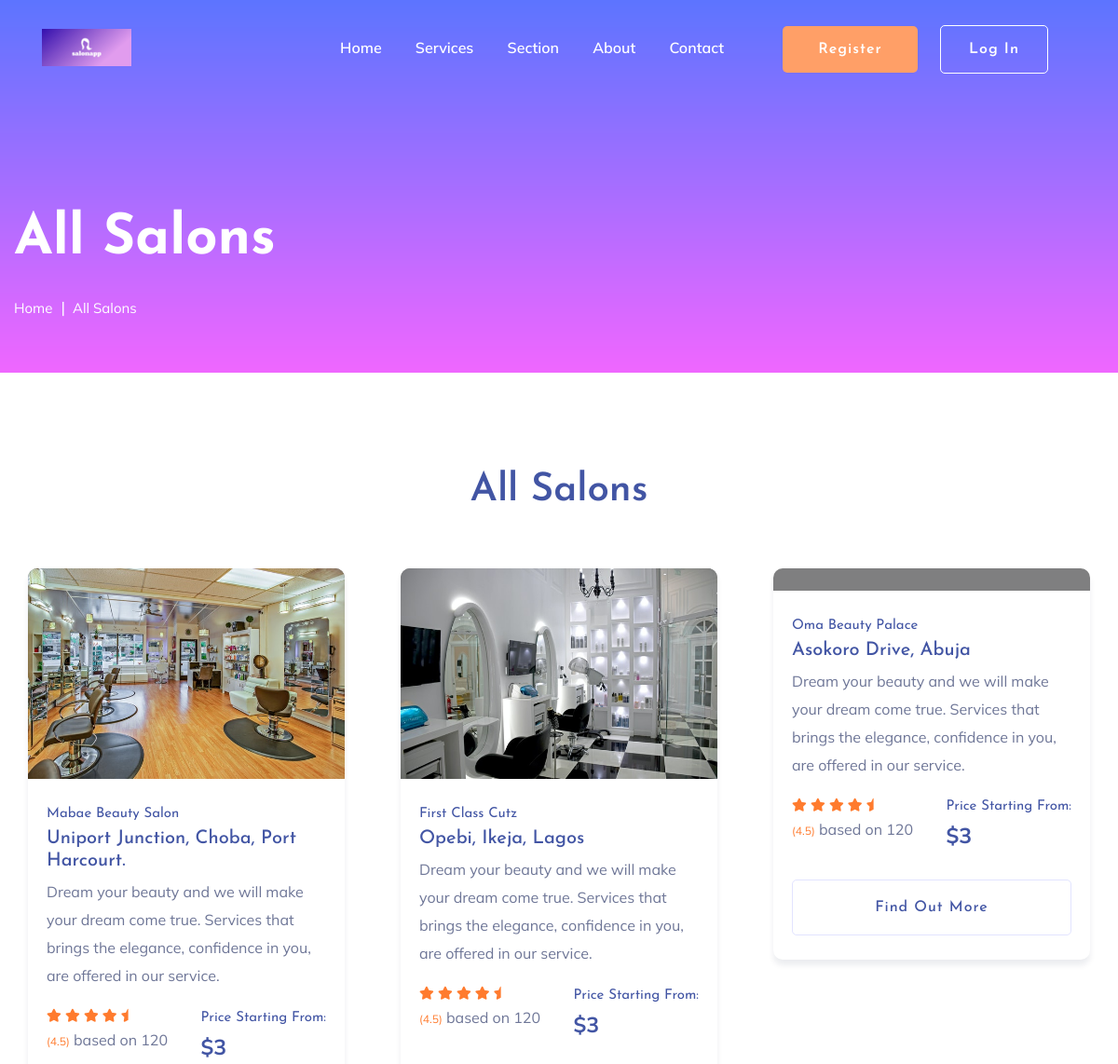
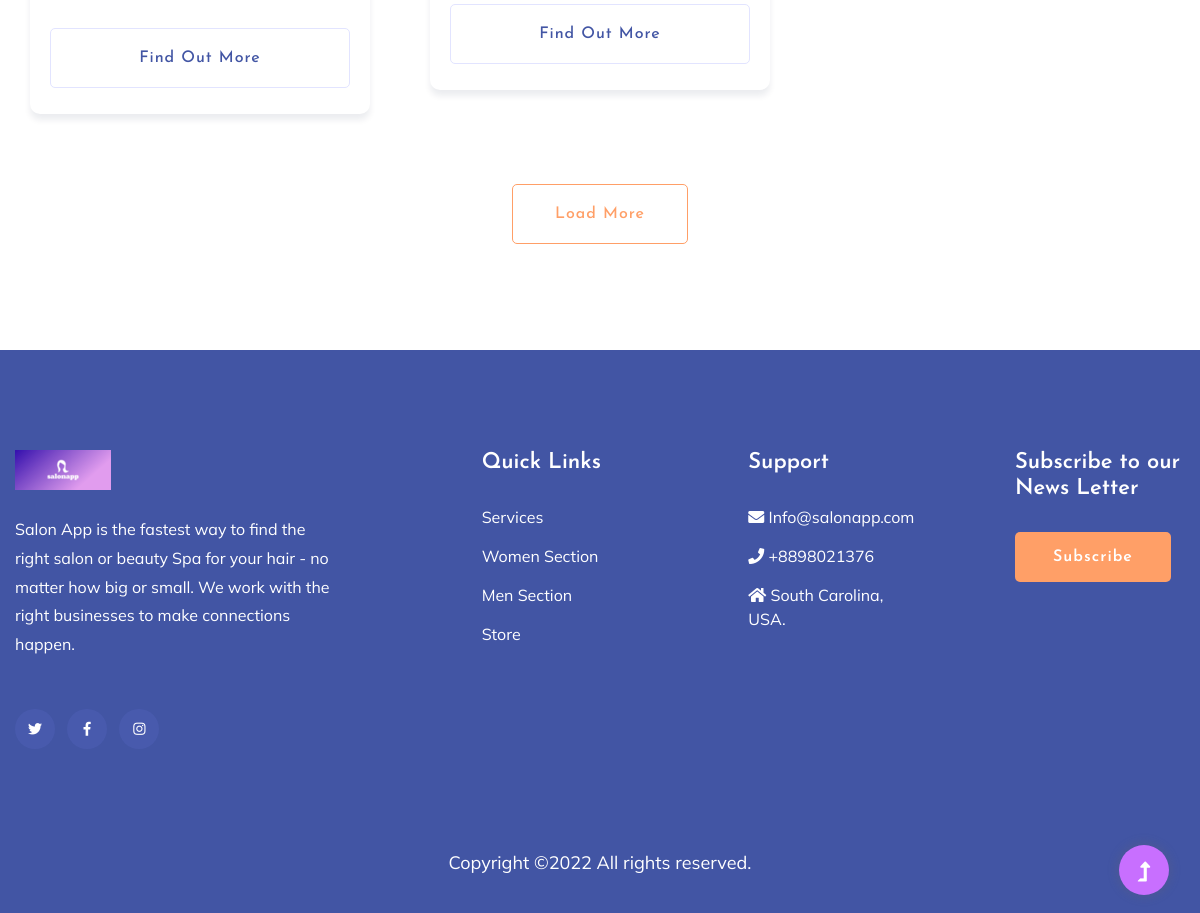
Screenshot of /salonapp/professionals.php with the database file from the repository (2 pictures, top to bottom).
### tables this page shows
CREATE TABLE `service_provider` (
  `salon_id` int(11) NOT NULL,
  `salon_name` varchar(100) NOT NULL,
  `salon_email` varchar(100) NOT NULL,
  `salon_pwd` varchar(150) NOT NULL,
  `salon_code` varchar(150) NOT NULL,
  `salon_tel` varchar(123) DEFAULT NULL,
  `salon_adrs` text DEFAULT NULL,
  `salon_cat` enum('men','women','','') DEFAULT NULL,
  `salon_stat` enum('pending','verified','','') NOT NULL DEFAULT 'pending',
  `salon_img` text DEFAULT NULL,
  `created-at` datetime NOT NULL DEFAULT current_timestamp(),
  `updated_at` timestamp NOT NULL DEFAULT current_timestamp()
);

### salonapp/models/controller.php (called while the page is built, shortened)
<?php
	class SalonAppDb
	{
		private $dbconn;
		function __construct()
		{
			$this->dbconn = new MySqli("localhost", "root", "", "salonappdb");
		}
		public function allProvider(){
			$sql = "SELECT * FROM service_provider";
			$output = $this->dbconn->query($sql);
			$row = array();
			if ($this->dbconn->affected_rows > 0) {
				while ($rows = $output->fetch_assoc()) {
					$row[] = $rows;
				}
				return $row;
			}else {
				return $row;
			}
		}
	}
?>

### salonapp/professionals.php (the view, shortened to what this page needs)
<?php
    include_once 'models/controller.php';
?>
<!doctype html>
<html class="no-js" lang="zxx">
<head>
    <link rel="stylesheet" href="assets/css/bootstrap.min.css">
    <link rel="stylesheet" href="assets/css/owl.carousel.min.css">
    <link rel="stylesheet" href="assets/css/slicknav.css">
    <link rel="stylesheet" href="assets/css/flaticon.css">
    <link rel="stylesheet" href="assets/css/progressbar_barfiller.css">
    <link rel="stylesheet" href="assets/css/gijgo.css">
    <link rel="stylesheet" href="assets/css/animate.min.css">
    <link rel="stylesheet" href="assets/css/animated-headline.css">
    <link rel="stylesheet" href="assets/css/magnific-popup.css">
    <link rel="stylesheet" href="assets/css/fontawesome-all.min.css">
    <link rel="stylesheet" href="assets/css/themify-icons.css">
    <link rel="stylesheet" href="assets/css/slick.css">
    <link rel="stylesheet" href="assets/css/nice-select.css">
    <link rel="stylesheet" href="assets/css/style.css">
</head>
<body>
        <?php
            if (!empty($_SESSION['client_em']) && !empty($_SESSION['client_code'])) {
                include('loginheader.php');
            }else{
                include('header.php');
            }
        ?>
    <main>
        <section class="slider-area slider-area2">
            <div class="slider-active">
                <div class="single-slider slider-height2">
                    <div class="container">
                        <div class="row">
                            <div class="col-xl-8 col-lg-11 col-md-12">
                                <div class="hero__caption hero__caption2">
                                    <h1 data-animation="bounceIn" data-delay="0.2s">All Salons</h1>
                                    <nav aria-label="breadcrumb">
                                        <ol class="breadcrumb">
                                            <li class="breadcrumb-item"><a href="index.php">Home</a></li>
                                            <li class="breadcrumb-item"><a href="#">All Salons</a></li>
                                        </ol>
                                    </nav>
                                </div>
                            </div>
                        </div>
                    </div>
                </div>
            </div>
        </section>
        <div class="courses-area section-padding40 fix">
            <div class="container">
                <div class="row justify-content-center">
                    <div class="col-xl-7 col-lg-8">
                        <div class="section-tittle text-center mb-55">
                            <h2>All Salons</h2>
                        </div>
                    </div>
                </div>
                <div class="row">
                    <?php
                        $getPage = new SalonAppDb;
                        $objGet = $getPage->allProvider();
                        foreach ($objGet as $key => $value) {
                    ?>
                    <div class="col-lg-4">
                        <div class="properties properties2 mb-30">
                            <div class="properties__card">
                                <div class="properties__img overlay1">
                                    <a href="#">
                                    <?php
                                        if(empty($value['salon_img'])){
                                    ?>
                                    <img src="assets/img/gallery/1587119952404_images (1).jpg" alt="">
                                    <?php
                                        }else{
                                    ?>
                                    <img src="dashboard/uploaded_images/<?php echo $value['salon_img']?>" alt="">
                                    <?php
                                    }
                                    ?>
                                    </a>
                                </div>
                                <div class="properties__caption">
                                    <h4><?php echo $value['salon_name']?></h4>
                                    <h3><?php echo $value['salon_adrs']?></h3>
                                    <p>Dream your beauty and we will make your dream come true. Services that brings the elegance, confidence in you, are offered in our service.
                                    </p>
                                    <div class="properties__footer d-flex justify-content-between align-items-center">
                                        <div class="restaurant-name">
                                            <div class="rating">
                                                <i class="fas fa-star"></i>
                                                <i class="fas fa-star"></i>
                                                <i class="fas fa-star"></i>
                                                <i class="fas fa-star"></i>
                                                <i class="fas fa-star-half"></i>
                                            </div>
                                            <p><span>(4.5)</span> based on 120</p>
                                        </div>
                                        <div class="price">
                                            <h4>Price Starting From:</h4>
                                            <span>$3</span>
                                        </div>
                                    </div>
                                    <a href="salon.php?page=<?php echo $value['salon_id'];?>" class="border-btn border-btn2">Find out more</a>
                                </div>
                            </div>
                        </div>
                    </div>
                    <?php
                        }
                    ?>
                </div>
                <div class="row justify-content-center">
                    <div class="col-xl-7 col-lg-8">
                        <div class="section-tittle text-center mt-40">
                            <a href="#" class="border-btn">Load More</a>
                        </div>
                    </div>
                </div>
            </div>
        </div>
    </main>
    <footer>
        <div class="footer-wrappper footer-bg">
           <div class="footer-area footer-padding">
               <div class="container">
                   <div class="row justify-content-between">
                       <div class="col-xl-4 col-lg-5 col-md-4 col-sm-6">
                           <div class="single-footer-caption mb-50">
                               <div class="single-footer-caption mb-30">
                                   <div class="footer-logo mb-25">
                                       <a href="index.php"><img src="assets/img/logo/index1.png" alt=""></a>
                                   </div>
                                   <div class="footer-tittle">
                                       <div class="footer-pera">
                                           <p>Salon App is the fastest way to find the right salon or beauty Spa for your hair - no matter how big or small. We work with the right businesses to make connections happen.</p>
                                       </div>
                                   </div>
                                   <div class="footer-social">
                                       <a href="#"><i class="fab fa-twitter"></i></a>
                                       <a href="https://bit.ly/sai4ull"><i class="fab fa-facebook-f"></i></a>
                                       <a href="#"><i class="fab fa-instagram"></i></a>
                                   </div>
                               </div>
                           </div>
                       </div>
                       <div class="col-xl-2 col-lg-3 col-md-4 col-sm-5">
                           <div class="single-footer-caption mb-50">
                               <div class="footer-tittle">
                                   <h4>Quick Links</h4>
                                   <ul>
                                        <li><a href="#">Services</a></li>
                                        <li><a href="#">Women Section</a></li>
                                        <li><a href="#">Men Section</a></li>
                                        <li><a href="#">Store</a></li>
                                   </ul>
                               </div>
                           </div>
                       </div>
                       <div class="col-xl-2 col-lg-4 col-md-4 col-sm-6">
                           <div class="single-footer-caption mb-50">
                               <div class="footer-tittle">
                                   <h4>Support</h4>
                                   <ul>
                                        <li><a href="#"><i class="fa fa-envelope">  </i> Info@salonapp.com</a></li>
                                        <li><a href="#"><i class="fa fa-phone"></i>   +8898021376</a></li>
                                        <li><a href="#"><i class="fa fa-home"></i>   South Carolina, USA.</a></li>
                                   </ul>
                               </div>
                           </div>
                       </div>
                       <div class="col-xl-2 col-lg-3 col-md-4 col-sm-6">
                           <div class="single-footer-caption mb-50">
                               <div class="footer-tittle">
                                   <h4>Subscribe to our News Letter</h4>
                                   <button class="btn btn-primary"><a href="contact.php">Subscribe</a></button>
                               </div>
                           </div>
                       </div>
                   </div>
               </div>
           </div>
           <div class="footer-bottom-area">
               <div class="container">
                   <div class="footer-border">
                       <div class="row d-flex align-items-center">
                           <div class="col-xl-12 ">
                               <div class="footer-copy-right text-center">
                                   <p>
                                  Copyright &copy;<script>document.write(new Date().getFullYear());</script> All rights reserved.
                                </p>
                                  </div>
                              </div>
                          </div>
                      </div>
                  </div>
              </div>
          </div>
      </footer>
      <div id="back-top" >
        <a title="Go to Top" href="#"> <i class="fas fa-level-up-alt"></i></a>
    </div>
</body>
</html>

### rows the page displays
service_provider: salon_img (picture), salon_name "Mabae Beauty Salon", salon_adrs "Uniport Junction, Choba, Port Harcourt."
service_provider: salon_img (picture), salon_name "First Class Cutz", salon_adrs "Opebi, Ikeja, Lagos"
service_provider: salon_name "Oma Beauty Palace", salon_adrs "Asokoro Drive, Abuja"
